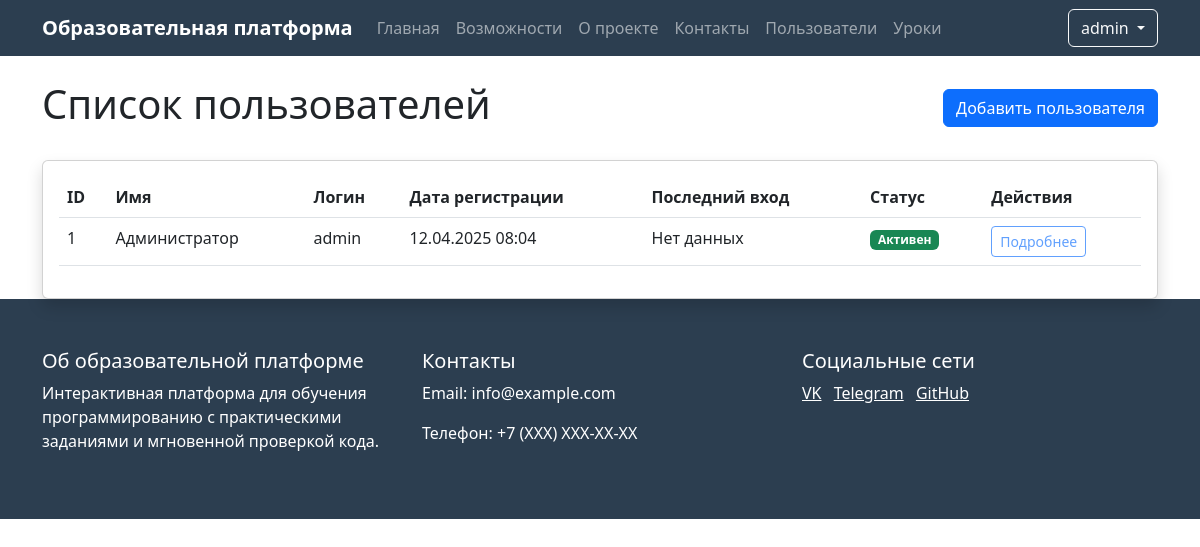
Before: /admin/users (signed in) with the older database file.
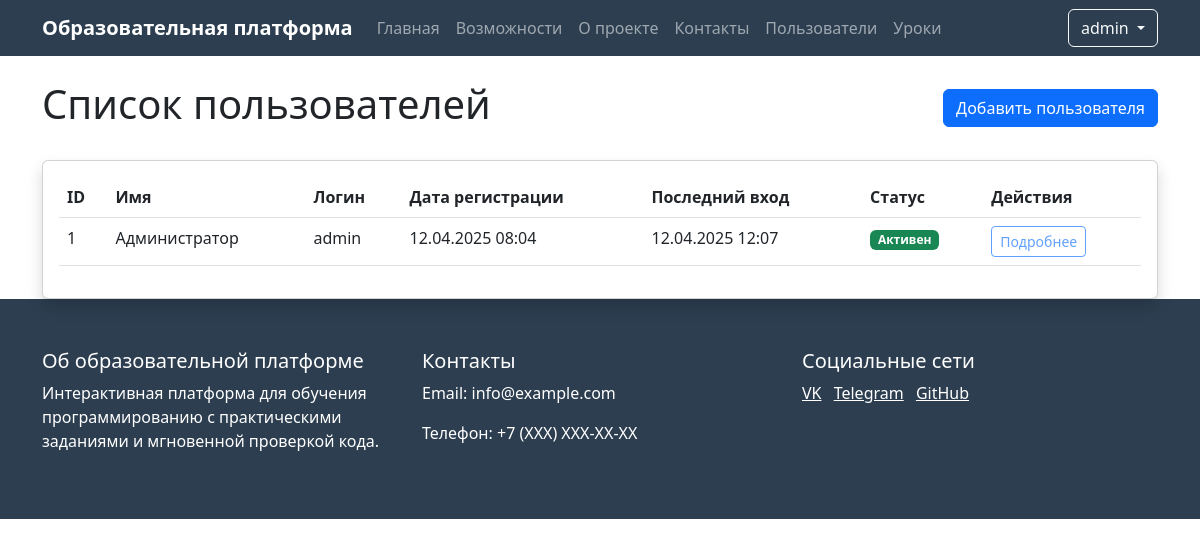
After: the same page with the newer database file.
### app.py (models this page shows, shortened)
class User(UserMixin, db.Model):
    id = db.Column(db.Integer, primary_key=True)
    name = db.Column(db.String(100), nullable=False)
    username = db.Column(db.String(80), unique=True, nullable=False)
    email = db.Column(db.String(120), unique=True, nullable=False)
    password_hash = db.Column(db.String(128))
    is_admin = db.Column(db.Boolean, default=False)
    created_at = db.Column(db.DateTime, default=db.func.now())
    last_login = db.Column(db.DateTime)
    is_active = db.Column(db.Boolean, default=True)

### app.py (the view)
@app.route('/admin/users')
@login_required
def user_list():
    if not current_user.is_admin:
        abort(403)  # Запрет доступа для не-админов
    users = User.query.all()
    return render_template('user_list.html', users=users)

### app.py (called while the page is built)
@login_manager.user_loader
def load_user(user_id):
    return User.query.get(int(user_id))

### templates/user_list.html (shortened to what this page needs)
{% extends "base.html" %}
{% block content %}
<div class="container mt-4">
    <div class="d-flex justify-content-between align-items-center mb-4">
        <h1>Список пользователей</h1>
        <a href="{{ url_for('add_user') }}" class="btn btn-primary">Добавить пользователя</a>
    </div>
    <div class="card shadow">
        <div class="card-body">
            <div class="table-responsive">
                <table class="table table-hover">
                    <thead>
                        <tr>
                            <th>ID</th>
                            <th>Имя</th>
                            <th>Логин</th>
                            <th>Дата регистрации</th>
                            <th>Последний вход</th>
                            <th>Статус</th>
                            <th>Действия</th>
                        </tr>
                    </thead>
                    <tbody>
                        {% for user in users %}
                        <tr>
                            <td>{{ user.id }}</td>
                            <td>{{ user.name }}</td>
                            <td>{{ user.username }}</td>
                            <td>{{ user.created_at.strftime('%d.%m.%Y %H:%M') }}</td>
                            <td>{{ user.last_login.strftime('%d.%m.%Y %H:%M') if user.last_login else 'Нет данных' }}</td>
                            <td>
                                {% if user.is_active %}
                                    <span class="badge bg-success">Активен</span>
                                {% else %}
                                    <span class="badge bg-danger">Неактивен</span>
                                {% endif %}
                            </td>
                            <td>
                                <button class="btn btn-sm btn-outline-primary" disabled>Подробнее</button>
                            </td>
                        </tr>
                        {% endfor %}
                    </tbody>
                </table>
            </div>
        </div>
    </div>
</div>
{% endblock %}

### templates/base.html (shortened to what this page needs)
<!DOCTYPE html>
<html lang="ru">
<head>
    <link href="https://cdn.jsdelivr.net/npm/bootstrap@5.3.0/dist/css/bootstrap.min.css" rel="stylesheet">
</head>
<body>
    <nav class="navbar navbar-expand-lg navbar-dark">
        <div class="container">
            <a class="navbar-brand" href="{{ url_for('index') }}">Образовательная платформа</a>
            <div class="collapse navbar-collapse" id="navbarNav">
                <ul class="navbar-nav me-auto">
                    <li class="nav-item">
                        <a class="nav-link" href="{{ url_for('index') }}">Главная</a>
                    </li>
                    <li class="nav-item">
                        <a class="nav-link" href="#features">Возможности</a>
                    </li>
                    <li class="nav-item">
                        <a class="nav-link" href="#about">О проекте</a>
                    </li>
                    <li class="nav-item">
                        <a class="nav-link" href="#contact">Контакты</a>
                    </li>
                    {% if current_user.is_admin %}
                        <li class="nav-item">
                            <a class="nav-link" href="{{ url_for('user_list') }}">Пользователи</a>
                        </li>
                        <li class="nav-item">
                            <a class="nav-link" href="{{ url_for('lesson_list') }}">Уроки</a>
                        </li>
                    {% endif %}
                </ul>
                <div class="d-flex">
                    {% if current_user.is_authenticated %}
                        <div class="dropdown">
                            <button class="btn btn-outline-light dropdown-toggle" type="button" id="userMenu" data-bs-toggle="dropdown">
                                {{ current_user.username }}
                            </button>
                        </div>
                    {% else %}
                        <a href="{{ url_for('login') }}" class="btn btn-outline-light me-2">Войти</a>
                    {% endif %}
                </div>
            </div>
        </div>
    </nav>
    {% block content %}{% endblock %}
    <footer class="footer">
        <div class="container">
            <div class="row">
                <div class="col-md-4">
                    <h5>Об образовательной платформе</h5>
                    <p>Интерактивная платформа для обучения программированию с практическими заданиями и мгновенной проверкой кода.</p>
                </div>
                <div class="col-md-4">
                    <h5>Контакты</h5>
                    <p>Email: info@example.com</p>
                    <p>Телефон: +7 (XXX) XXX-XX-XX</p>
                </div>
                <div class="col-md-4">
                    <h5>Социальные сети</h5>
                    <a href="#" class="text-white me-2">VK</a>
                    <a href="#" class="text-white me-2">Telegram</a>
                    <a href="#" class="text-white">GitHub</a>
                </div>
            </div>
        </div>
    </footer>
</body>
</html>

Changed rows visible on the page:
changed User "Администратор": last_login "Нет данных" → "12.04.2025 12:07"
